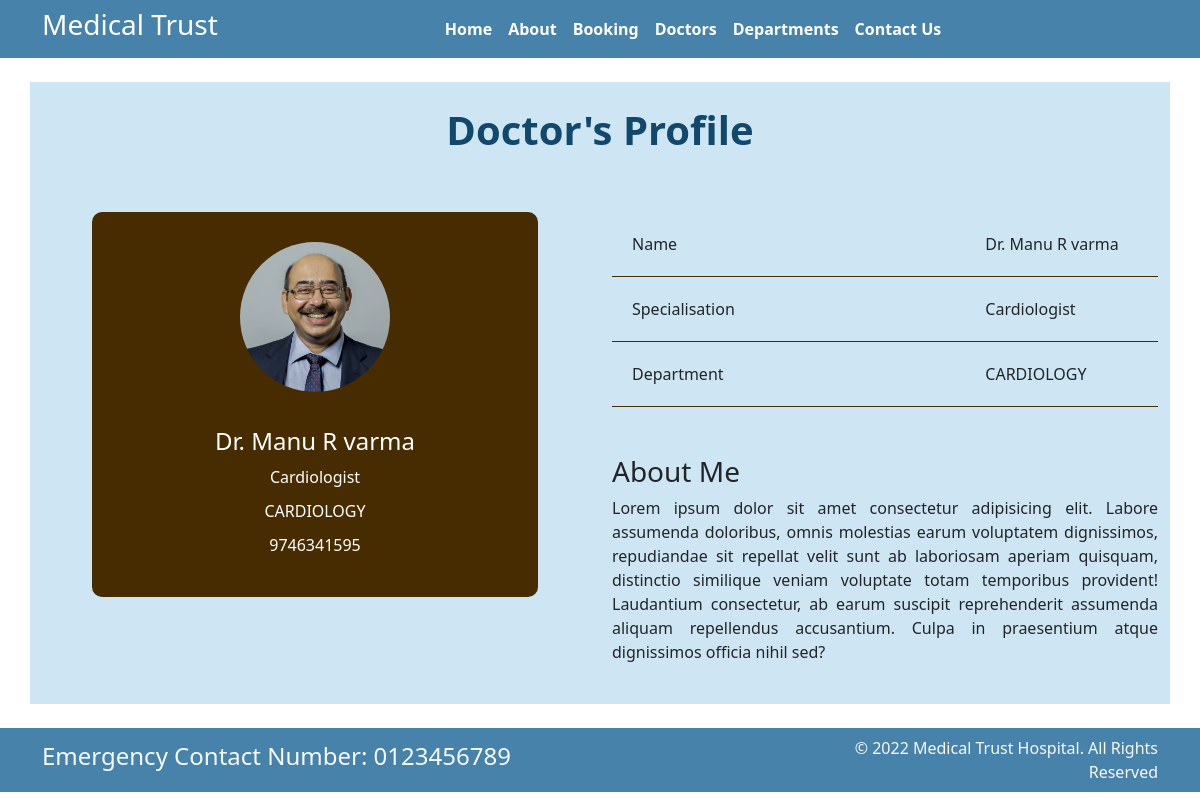
Screenshot of /profile/3/ with the database file from the repository.
### home/models.py (models this page shows)
class Doctors(models.Model):
    doc_name = models.CharField(max_length=100)
    doc_spec = models.CharField(max_length=100)
    dep_name = models.ForeignKey(Departments, on_delete=models.CASCADE)
    doc_image = models.ImageField(upload_to='doctors')
    doc_about = models.CharField(max_length=500, null='true', blank='true')
    doc_phone = models.IntegerField(null='true', blank='true')
    def __str__(self):
        return 'Dr ' + self.doc_name + ' - (' + self.doc_spec + ')'

class Departments(models.Model):
    dep_name = models.CharField(max_length=100)
    dep_description = models.TextField()
    def __str__(self):
        return self.dep_name

### home/views.py (the view)
# urls.py: path('profile/<int:my_id>/', views.profile, name='profile'),
def profile(request, my_id):
    print(my_id)
    prof = Doctors.objects.get(id=my_id)
    print(prof)
    return render(request, 'profile.html', {'prof': prof})

### templates/profile.html (shortened to what this page needs)
{% load static %}
<!DOCTYPE html>
<html lang="en">
<head>
    <link href="https://cdn.jsdelivr.net/npm/bootstrap@5.1.3/dist/css/bootstrap.min.css" rel="stylesheet"
>
    <link rel="stylesheet" href="{% static '/css/style.css' %}">
</head>
<body>
     <nav class="navbar navbar-expand-md " style="background-color : #4682A9    ">
      <div class="container">
        <div class="col-2 text-left pl-md-0">
          <h3 class="text-white"> Medical Trust </h3>
        </div>
        <div
          class="collapse navbar-collapse justify-content-center col-md-8 navbar-collapse-3">
          <ul class="navbar-nav justify-content-center  fw-bold">
            <li class="nav-item active">
              <a class="nav-link text-white" href="{% url 'home' %}">Home </a>
            </li>
            <li class="nav-item">
              <a class="nav-link text-white" href="{% url 'about' %}">About</a>
            </li>
            <li class="nav-item">
              <a class="nav-link text-white" href="{% url 'bookings' %}">Booking</a>
            </li>
            <li class="nav-item">
              <a class="nav-link text-white" href="{% url 'doctors' %}">Doctors</a>
            </li>
			 <li class="nav-item">
              <a class="nav-link text-white" href="{% url 'department' %}">Departments</a>
            </li>
            <li class="nav-item">
              <a class="nav-link text-white" href="{% url 'contact' %}">Contact Us</a>
            </li>
          </ul>
        </div>
      </div>
    </nav>
    <div class="container my-4 pb-4" style="background-color:#CEE6F3;">
        <h1 class="text-center fw-bold  pt-4" style="color :#12486B ">Doctor's Profile</h1>
        <div class="row">
            <div class="col-md-6">
                <div class="profile-links" style="">
                    <img src="{{prof.doc_image.url}}" alt="">
                    <h4><li>Dr. {{prof.doc_name}}</li></h4>
                    <li>{{prof.doc_spec}}</li>
                    <li> {{prof.dep_name}}</li>
                    <li>{{prof.doc_phone}}</li>
                </div>
            </div>
            <div class="col-md-6">
                <div class="mt-custum">
                    <div class="details">
                        <div class="row">
                            <div class="col-8">
                                Name
                            </div>
                            <div class="col-4">
                               Dr. {{prof.doc_name}}
                            </div>
                        </div>
                    </div>
                    <div class="details">
                        <div class="row">
                            <div class="col-8">
                                Specialisation
                            </div>
                            <div class="col-4">
                                {{prof.doc_spec}}
                            </div>
                        </div>
                    </div>
                    <div class="details">
                        <div class="row">
                            <div class="col-8">
                                Department
                            </div>
                            <div class="col-4">
                                {{prof.dep_name}}
                            </div>
                        </div>
                    </div>
                </div>
                <h3 class="mt-5">About Me</h3>
                <p class="text-justify">
                    Lorem ipsum dolor sit amet consectetur adipisicing elit. Labore assumenda doloribus, omnis molestias earum voluptatem dignissimos, repudiandae sit repellat velit sunt ab laboriosam aperiam quisquam, distinctio similique veniam voluptate totam temporibus provident! Laudantium consectetur, ab earum suscipit reprehenderit assumenda aliquam repellendus accusantium. Culpa in praesentium atque dignissimos officia nihil sed?
                </p>
            </div>
        </div>
    </div>
<section class="">
      <footer class="pt-2 pb-2  text-light" style="background-color : #4682A9">
        <div class="container">
          <div class="row align-items-center">
            <div class="col-12 col-md-8">
              <h4>Emergency Contact Number: 0123456789</h4>
            </div>
            <div class="col-12 col-md-4 mt-4 mt-md-0 text-center text-md-end">
              © 2022 Medical Trust Hospital. All Rights Reserved
            </div>
          </div>
        </div>
      </footer>
    </section>
</body>
</html>

### static/css/style.css (style rules this page uses)
.profile-links { background-color:#12486B; padding: 30px 20px; text-align: center; margin: 100px 70px 0 70px; border-radius: 10px; }
.profile-links img { width: 150px; height: 150px; border-radius: 50%; display: inline-block; margin-bottom: 25px; }
.profile-links li { display: block; margin: 10px 0; color: #fff; }
.mt-custum { margin-top: 100px; }
.mt-custum .details { border-bottom: 1px solid #472b01; padding: 20px; font-weight: 500; }
.text-justify { text-align: justify; }
@media (max-width:1200px) { .mt-custum { margin-top: 50px; } }
@media (max-width:1200px) { .profile-links { background-color: #472b01; padding: 30px 20px; text-align: center; margin: 50px 50px 0 50px; border-radius: 10px; } }

### rows the page displays
Doctors: doc_image (picture), doc_name "Manu R varma", doc_spec "Cardiologist", dep_name "CARDIOLOGY", doc_phone "9746341595"
